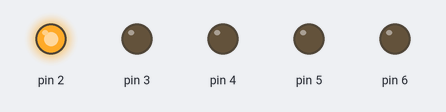
The sketch below on a simulated Arduino Uno, built with avr-gcc and run on an emulated ATmega328P. Shown: output pins drawn as LEDs (lit = HIGH).

Above: at 0.03 s.
At 0.43 s:
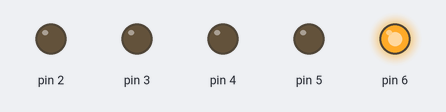
At 0.73 s:
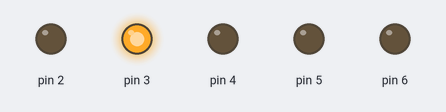
At 1.43 s:
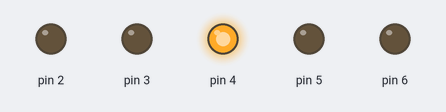
At 2.93 s:
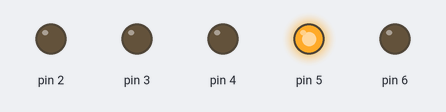
Timing chart, 0 to 3.2 s (numbered marks = the images above):
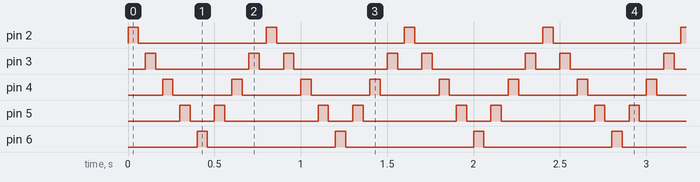

Measured:
- by itself, pin 2, pin 6: alternates HIGH for 0.06 s and LOW for 0.74 s
- by itself, pin 3: repeats every 0.80 s: LOW 0.54 s, HIGH 0.06 s, LOW 0.14 s, HIGH 0.06 s
- by itself, pin 4: alternates HIGH for 0.06 s and LOW for 0.34 s
- by itself, pin 5: repeats every 0.80 s: LOW 0.14 s, HIGH 0.06 s, LOW 0.54 s, HIGH 0.06 s

The sketch:

ritari_assa.ino
```cpp
#include <ritari.h>

ritari ritari1(2);
ritari ritari2(3);
ritari ritari3(4);
ritari ritari4(5);
ritari ritari5(6);


void setup()
{
}

void loop()
{
 ritari1.dot();
 ritari2.dot();
 ritari3.dot();
 ritari4.dot();
 ritari5.dot();
 ritari4.dot();
 ritari3.dot();
 ritari2.dot();

}
```

ritari.cpp
```cpp
/*
 * ritari.cpp - kirjasto Hasselhofille.
 * Tekijä: Dan 2018.
 * Ihan sama kuka käyttää, vittuako kiinnostaa...
 */

#include "Arduino.h"
#include "ritari.h"

ritari::ritari(int pin)
{
    pinMode(pin, OUTPUT);
    _pin = pin;
}

void ritari::dot()
{
    digitalWrite(_pin, HIGH);
    delay(60);
    digitalWrite(_pin, LOW);
    delay(40);
}

void ritari::dash()
{
    digitalWrite(_pin, HIGH);
    delay(300);
    digitalWrite(_pin, LOW);
    delay(500);
}
```

ritari.h
```cpp
/*
 * Ritari ässän teemoilla mennään, eli perkele otetaa 6x lediä
 * ja vedetää sellasella rytmillä että tulee Hasselhoffit mieleen.
 */

 #ifndef ritari_h
 #define ritari_h

 #include "Arduino.h"

  class ritari
  {
    public:
      ritari(int pin);
      void dot();
      void dash();

      private:
        int _pin;
  };

  #endif
```
